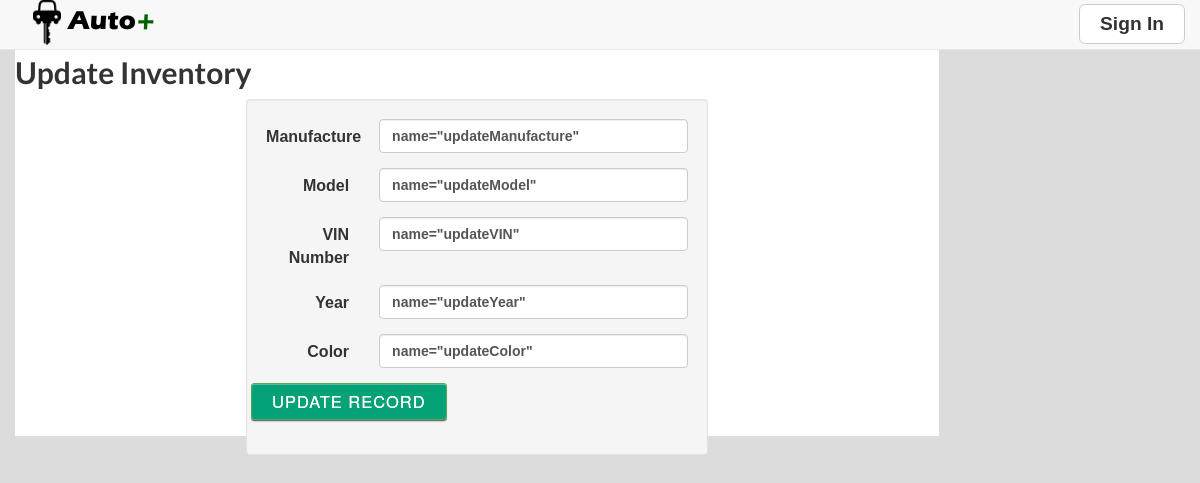
Before: /UpdateInventory_Form.php?VIN=78484844789674213 with the older database file.
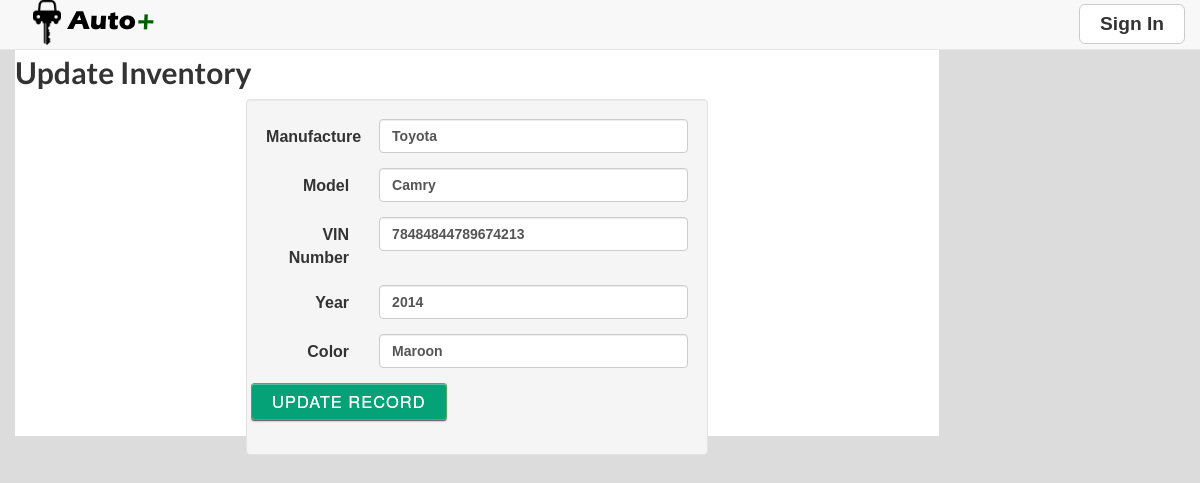
After: the same page with the newer database file.
### tables this page shows
CREATE TABLE IF NOT EXISTS `car` (
  `CarID` int(11) NOT NULL AUTO_INCREMENT,
  `VIN` varchar(17) NOT NULL,
  `Make` varchar(20) NOT NULL,
  `Model` varchar(20) NOT NULL,
  `Year` int(4) NOT NULL,
  `Color` varchar(20) NOT NULL,
  PRIMARY KEY (`CarID`)
);

### UpdateInventory_Form.php (the view, shortened to what this page needs)
<?php
require_once 'UserManagement/sqlConfig.php';
$getVIN = $_GET['VIN'];
$Query1="SELECT * FROM Car WHERE VIN = '$getVIN'";
$Manufacture = "";
   $Model ="";
   $VIN = "";
   $Color = "";
   $Year = "";
$res = $con->query("$Query1");
while($row = mysqli_fetch_array($res))
{
   $Manufacture = $row['Make'];
   $Model = $row['Model'];
   $VIN = $row['VIN'];
   $Color = $row['Color'];
   $Year = $row['Year'];
}
echo "<div class=\"container\" style=\"margin-top:3%;\">\n";
echo " <div class=\"row clearfix\"> \n";
echo "  <div class=\"main\" style=\"height:50%;\">\n";
echo "    <h2>Update Inventory</h2>\n";
echo "  <form role=\"form\" class=\"form-horizontal\" method=\"post\" id=\"carForm\" action=\"UserManagement/UpdateCar.php\" parsley-validate >\n";
echo "    <div class=\"col-md-6 column well\"  id=\"Form1\"  style=\"margin-left: 25%;\">    \n";
echo "<div class=\"form-group\">\n";
echo "   <label for=\"vinNumber\" class=\"col-md-3 control-label\">               \n";
echo "    <div class=\"newgametext\">\n";
echo "      Manufacture\n";
echo "    </div>             \n";
echo "  </label>\n";
echo "  <div class=\"col-md-9\">\n";
echo "    <input type=\"text\" id=\"vin\" class=\"form-control\" value=$Manufacture name=\"updateManufacture\" parsley-required=\"true\" />\n";
echo "  </div>\n";
echo "</div>\n";
echo " <div class=\"form-group\">\n";
echo "   <label for=\"vinNumber\" class=\"col-md-3 control-label\">               \n";
echo "    <div class=\"newgametext\">\n";
echo "      Model\n";
echo "    </div>             \n";
echo "  </label>\n";
echo "  <div class=\"col-md-9\">\n";
echo "    <input type=\"text\" id=\"vin\" class=\"form-control\" value=$Model name=\"updateModel\" parsley-required=\"true\" />\n";
echo "  </div>\n";
echo "</div>\n";
echo "  <div class=\"form-group\">\n";
echo "   <label for=\"vinNumber\" class=\"col-md-3 control-label\">               \n";
echo "    <div class=\"newgametext\">\n";
echo "      VIN Number\n";
echo "    </div>             \n";
echo "  </label>\n";
echo "  <div class=\"col-md-9\">\n";
echo "    <input type=\"text\" id=\"vin\" class=\"form-control\" value=$VIN name=\"updateVIN\" parsley-required=\"true\" />\n";
echo "  </div>\n";
echo "</div>\n";
echo "<div class=\"form-group\">\n";
echo "  <label for=\"year\" class=\"col-md-3 control-label\">               \n";
echo "    <div class=\"newgametext\">\n";
echo "      Year\n";
echo "    </div>              \n";
echo "  </label>  \n";
echo "  <div class=\"col-md-9\">\n";
echo "   <input type=\"digits\" id=\"year\" class=\"form-control\" value=$Year name=\"updateYear\" parsley-required=\"true\" >\n";
echo " </div>\n";
echo "</div>\n";
echo "<div class=\"form-group\">\n";
echo " <label for=\"color\" class=\"col-md-3 control-label\">               \n";
echo "  <div class=\"newgametext\">\n";
echo "    Color\n";
echo "  </div>             \n";
echo "</label>\n";
echo "<div class=\"col-md-9\">\n";
echo "  <input type=\"text\" id=\"color\" class=\"form-control\" value=$Color name=\"updateColor\" />\n";
echo "</div>\n";
echo "</div>\n";
echo "<div class=\"form-group\">\n";
echo "<input class=\"color green styled-button-1\" type=\"submit\" value=\"Update Record\">\n";
echo "</div>\n";
echo "</div>\n";
echo "</form>\n";
echo "</div>\n";
echo "</div>\n";
echo "</div>\n";
?>

### css/landing-page.css (style rules this page uses)
body, h1, h2, h3, h4, h5, h6 { font-family: "Lato","Helvetica Neue",Helvetica,Arial,sans-serif; font-weight: 700; }
.styled-button-1 { display: inline-block; *display: inline; zoom: 1; padding: 6px 20px; margin: 0; cursor: pointer; border: 1px solid #bbb; overflow: visible; font-size:16.5px; text-transform: uppercase; font-weight: 500; letter-spacing: 1px; font-family: 'Helvetica Neue', sans-serif; text-decoration: none; white-space: nowrap; color: #fff; background-color: #ddd; transition: background-color .2s ease-out; background-clip: padding-box; border-radius: 3px; box-shadow: 0 1px 0 rgba(0, 0, 0, .3), 0 2px 2px -1px rgba(0, 0, 0, .5), 0 1px 0 rgba(255, 255, 255, .3) inset; text-shadow: 0 .4px 0 rgba(255,255,255, .9); }
.styled-button-1.green { background-color: #06a277; border-color: #57a957; }

### css/Dashboard.css (style rules this page uses)
.clearfix:after { content: ""; display: block; height: 0; width: 0; clear: both; }
.main { float: left; width: 79%; height: 1050px; background-color: rgb(255,255,255); position: relative; font-family: helvetica, verdana, sans-serif; }

Changed rows visible on the page:
added car: updateManufacture "Toyota", updateModel "Camry", updateVIN "78484844789674213", updateYear "2014", updateColor "Maroon"
Other visible differences:
form field value: "name=\"updateManufacture\"" → (not shown)
form field value: "name=\"updateModel\"" → (not shown)
form field value: "name=\"updateVIN\"" → (not shown)
form field value: "name=\"updateYear\"" → (not shown)
form field value: "name=\"updateColor\"" → (not shown)
